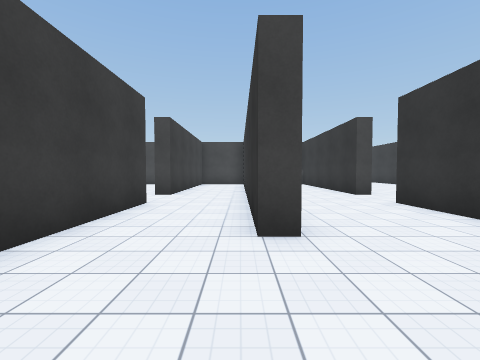
[1] (above)

24 first-person views from a walk through a scene from a Unity 3-D project. The camera is 1.5 m above the floor, tilts 2° down and sees 90° across. The floor is counted in squares, 2 m on a side. Each view is taken from the middle of a square. On the plan, view 1 faces up. The plan holds only what a view shows up to about 9 squares ahead; the rest is blank. Surface patterns are stand-ins for the level's own textures.

[2]
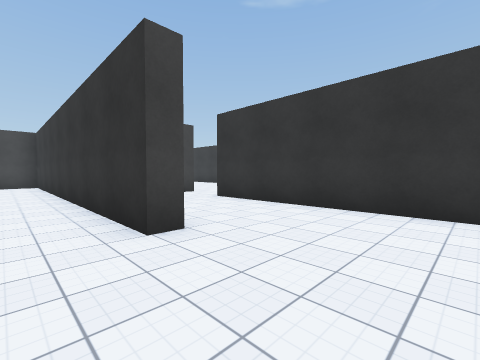

[3]
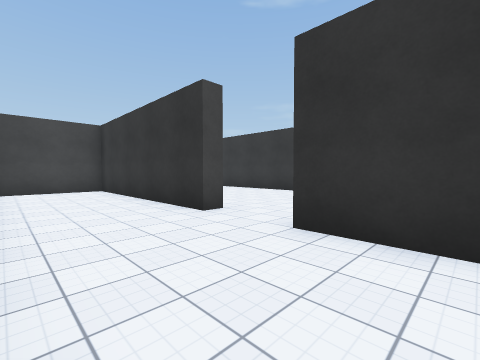

[4]
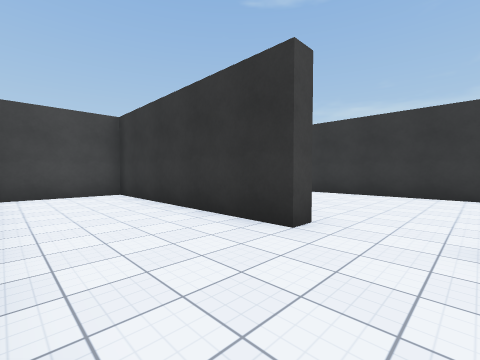

[5]
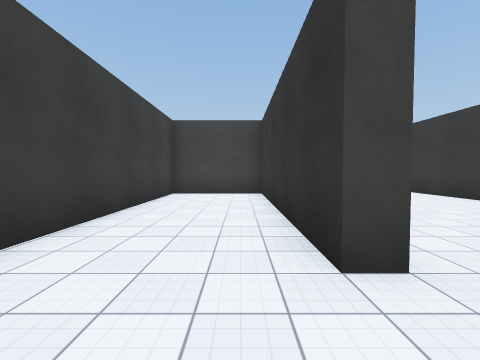

[6]
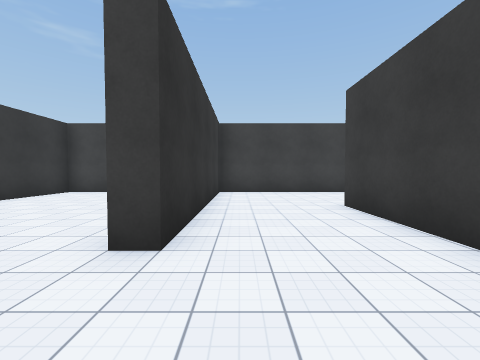

[7]
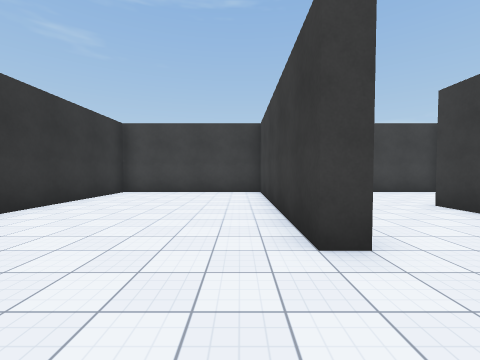

[8]
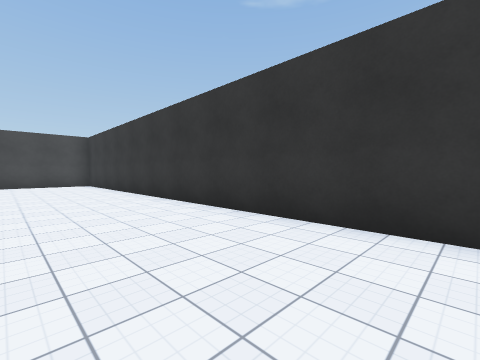

[9]
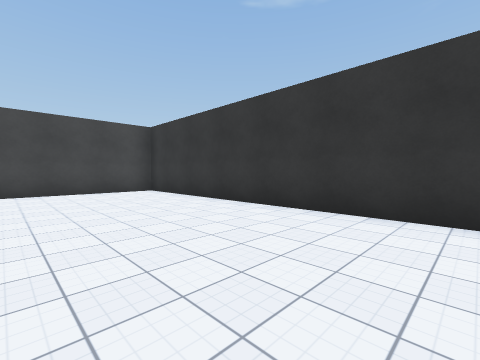

[10]
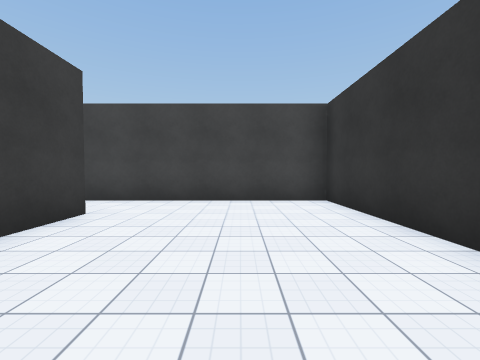

[11]
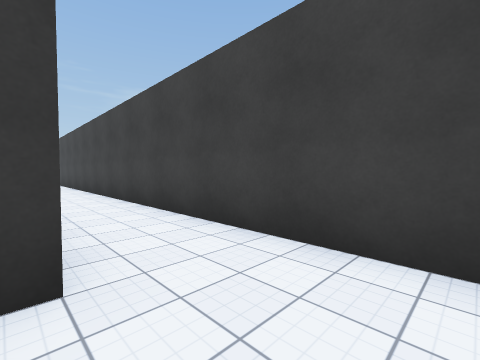

[12]
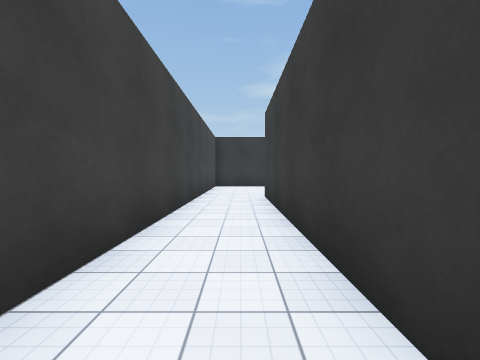

[13]
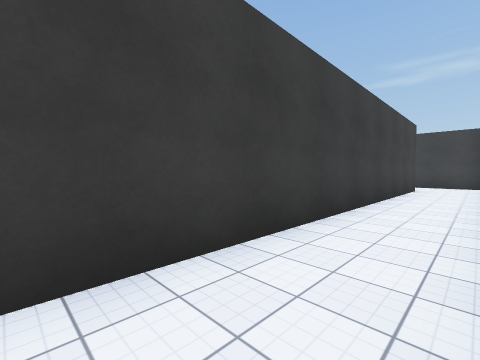

[14]
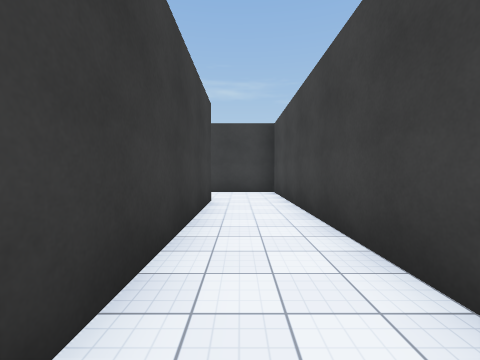

[15]
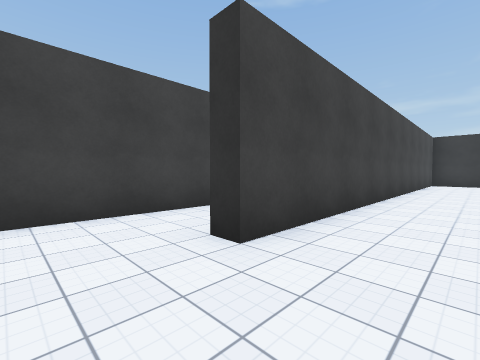

[16]
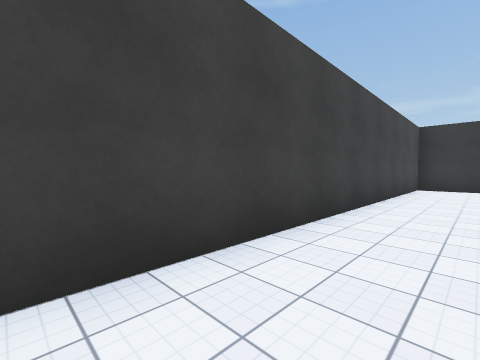

[17]
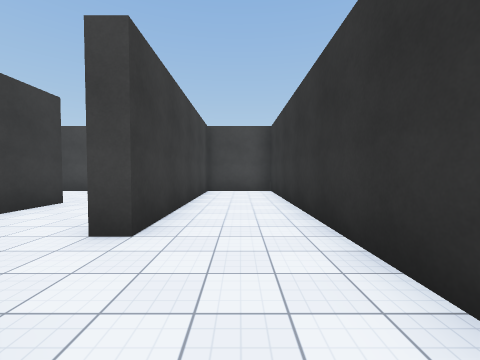

[18]
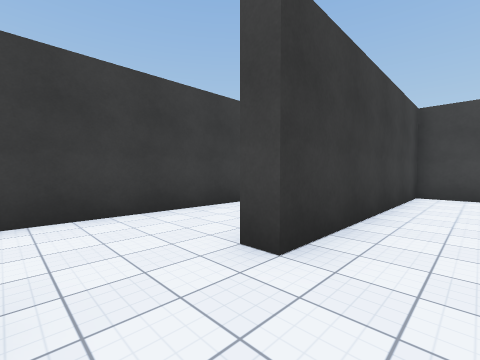

[19]
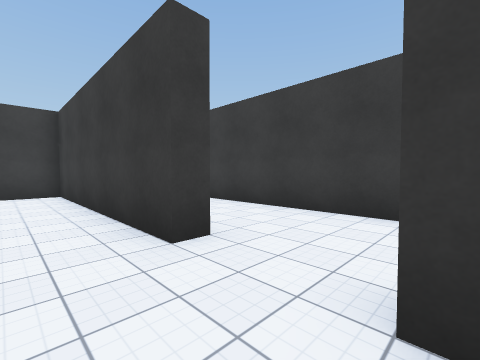

[20]
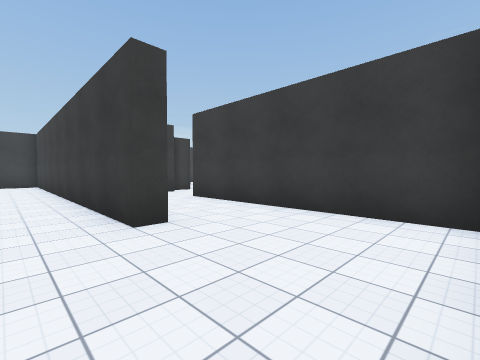

[21]
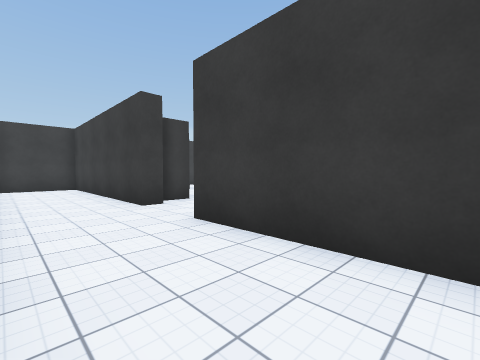

[22]
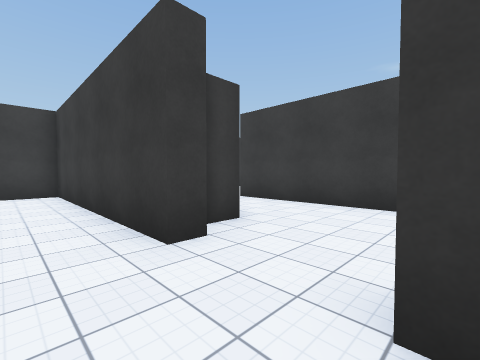

[23]
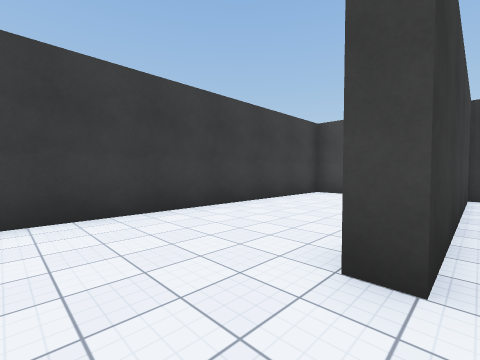

[24]
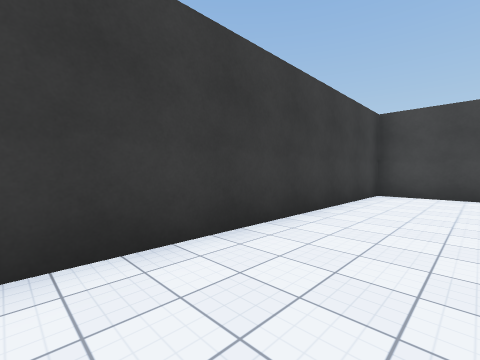

### Floor plan
Points are (right, up) in squares from view 1. A wall is a line through its corners. A room is listed if a view was taken in it or the views show most of it. See-through windows are left out.
Room 1 (views 1, 2, 3, 4, 5, 6, 17, 18, 19)
walls: (0.7, 5.8) (0.7, 2.7) (0.2, 2.7) (0.2, 14); (3.8, 7.8) (3.8, 14.2) (0.7, 14.2) (0.7, 8.2); (-2.2, 5.8) (-2.2, -0.7) (3.8, -0.7) (3.8, 5.8); (-1, 14.2) (-2.2, 14.2) (-2.2, 7.8)
ways out: opening at (4, 6.5) to room 2; opening at (-3, 6.5) to room 4
Room 2 (views 7, 8, 9, 10, 11, 12, 13, 14)
walls: (4.4, 7.8) (3.8, 7.8); (3.8, 5.8) (4.3, 5.8) (4.3, -0.7) (9.3, -0.7) (9.3, 3.9); (9.3, 6) (9.3, 23.3) (-12.7, 23.3) (-12.7, 20.9); (-10.2, 20.7) (-10.2, 21.3) (4.3, 21.3) (4.3, 19.6)
ways out: opening at (4, 6.5) to room 1; opening at (-11.5, 21) to room 3
Room 3 (views 15, 16)
walls: (3, 20.7) (-10.2, 20.7); (3.8, 19) (3.8, 20)
ways out: opening at (-11.5, 21) to room 2
Room 4 (views 20, 21, 22, 23)
walls: (-2.8, 5.8) (-2.2, 5.8); (-2.2, 7.8) (-2.8, 7.8); (-8.2, 5.8) (-8.2, -0.7) (-6, -0.7); (-5.8, 10.7) (-5.2, 10.7) (-5.2, 2.5); (-8.2, 14.2) (-8.2, 7.8)
ways out: opening at (-3, 6.5) to room 1; opening at (-9, 6.5) to room 5
Room 5 (view 24)
walls: (-8.2, 7.8) (-8.8, 7.8); (-9.8, 5.3) (-8.9, 5.3); (-8.8, 5.8) (-8.2, 5.8); (-10, 14.2) (-12.2, 14.2) (-12.2, 2.8)
ways out: opening at (-9, 6.5) to room 4

Positions as (right, up) in squares from view 1, and headings:
1: (0, 0), facing up
2: (-1, 0), facing up-right
3: (1, 4), facing up-right
4: (1, 6), facing up-right
5: (3, 6), facing up
6: (3, 8), facing down
7: (5, 8), facing down
8: (6, 9), facing up-right
9: (5, 14), facing up-right
10: (7, 17), facing up
11: (6, 21), facing up-left
12: (-3, 22), facing right
13: (1, 23), facing down-left
14: (-4, 22), facing left
15: (-12, 19), facing up-right
16: (-8, 19), facing up-right
17: (-1, 5), facing up
18: (-1, 6), facing up-left
19: (-1, 8), facing down-left
20: (-4, 14), facing down-left
21: (-6, 11), facing down-left
22: (-7, 8), facing down-left
23: (-8, 6), facing up-left
24: (-10, 6), facing up-left
